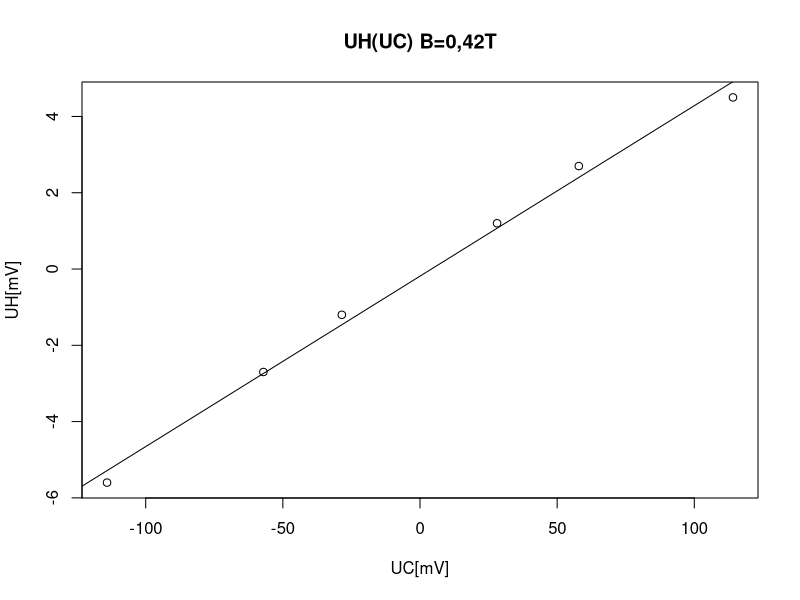
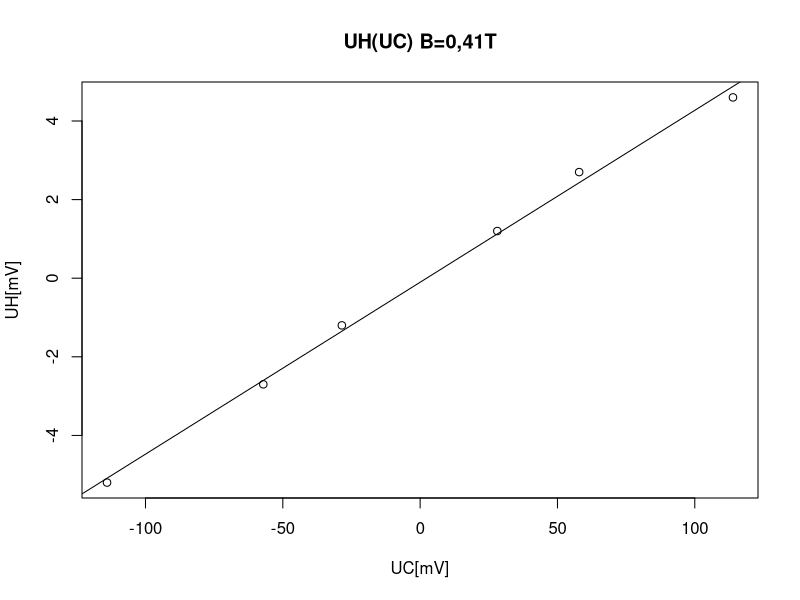
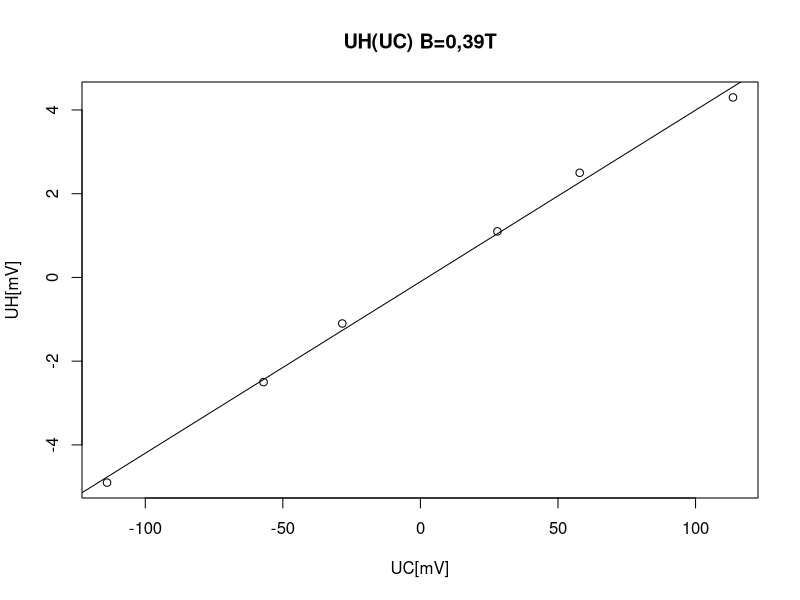
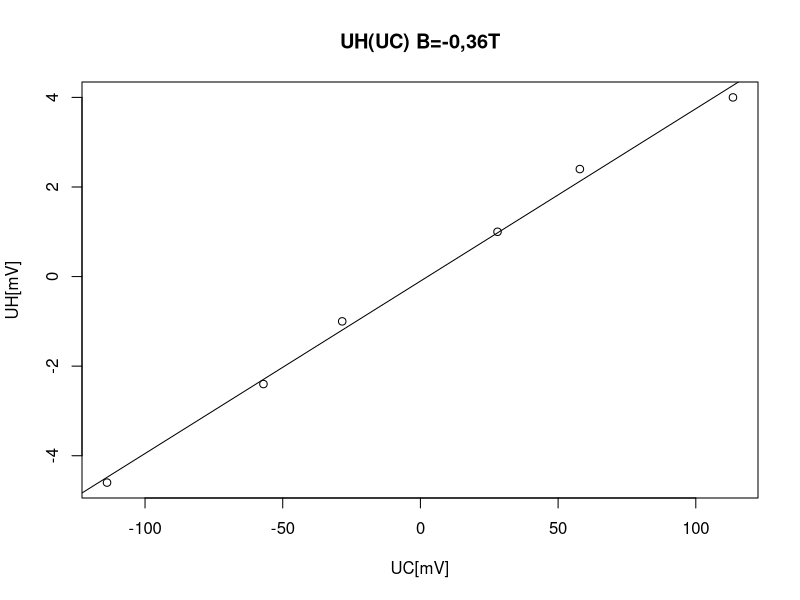
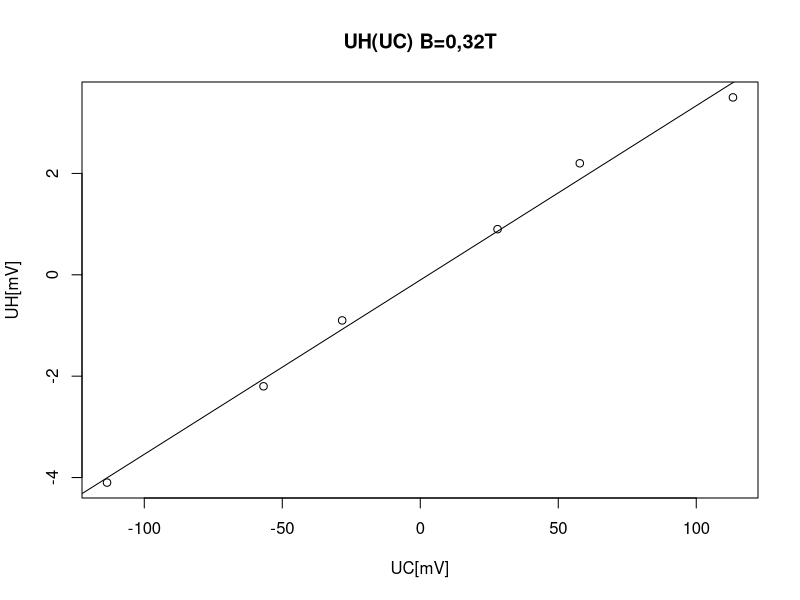
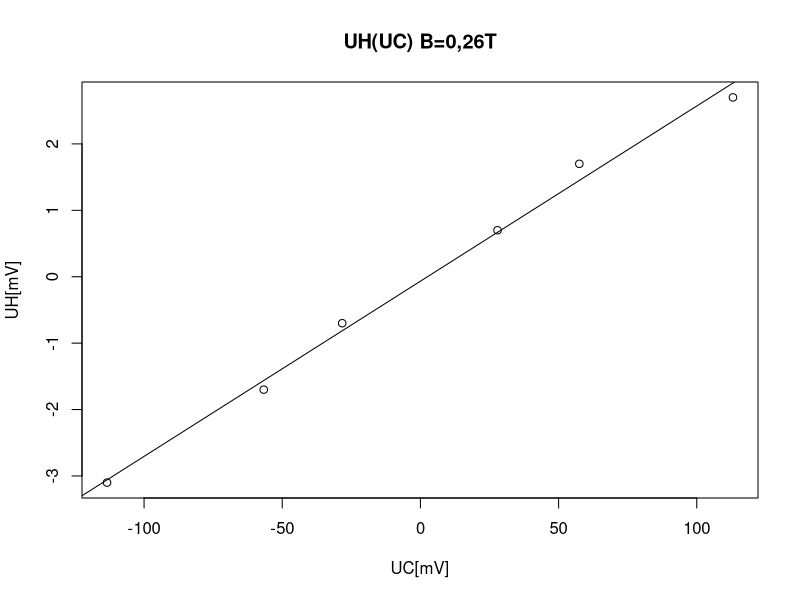
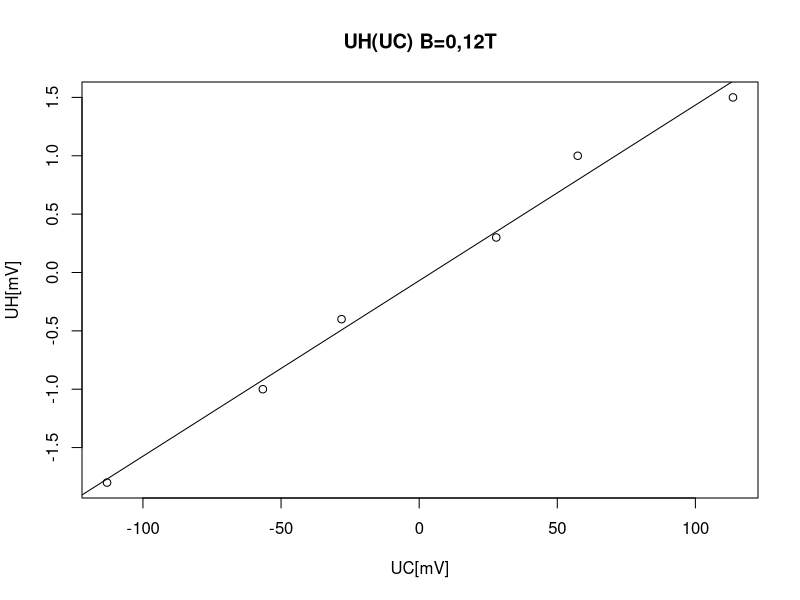
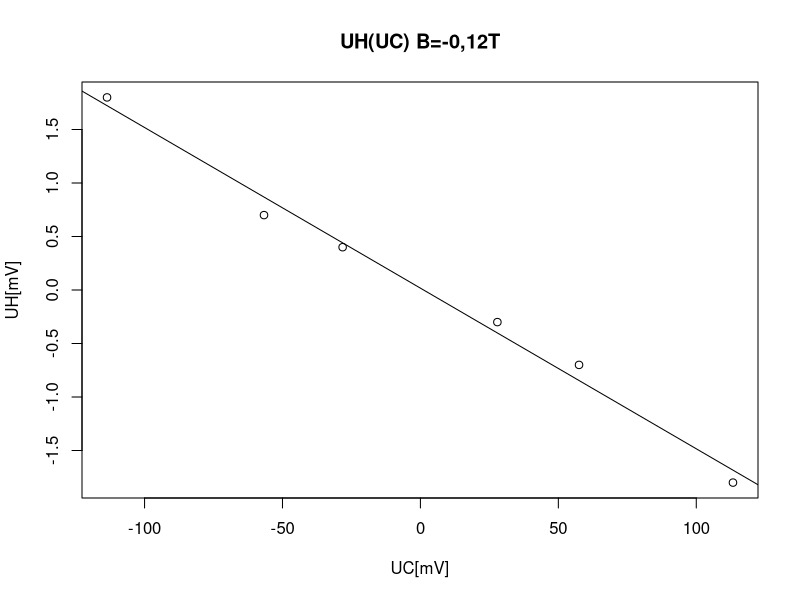

These charts were generated, in order, by the following R code:
dane <- read.csv2("data.csv",dec=",")
sep <- by(dane,dane$I,print)

png("T35-uh-uc.png")
z <- as.data.frame(sep$`3.5`)
plot(z$UH ~ z$UC,xlab="UC[mV]",ylab="UH[mV]",main="UH(UC) B=0,42T")
l <- lm(z$UH ~ z$UC)
abline(l)
summary(l)
dev.off()

png("T30-uh-uc.png")
z <- as.data.frame(sep$`3`)
plot(z$UH ~ z$UC,xlab="UC[mV]",ylab="UH[mV]",main="UH(UC) B=0,41T")
l <- lm(z$UH ~ z$UC)
abline(l)
summary(l)
dev.off()

png("T25-uh-uc.png")
z <- as.data.frame(sep$`2.5`)
plot(z$UH ~ z$UC,xlab="UC[mV]",ylab="UH[mV]",main="UH(UC) B=0,39T")
l <- lm(z$UH ~ z$UC)
abline(l)
summary(l)
dev.off()

png("T20-uh-uc.png")
z <- as.data.frame(sep$`2`)
plot(z$UH ~ z$UC,xlab="UC[mV]",ylab="UH[mV]",main="UH(UC) B=-0,36T")
l <- lm(z$UH ~ z$UC)
abline(l)
summary(l)
dev.off()

png("T15-uh-uc.png")
z <- as.data.frame(sep$`1.5`)
plot(z$UH ~ z$UC,,xlab="UC[mV]",ylab="UH[mV]",main="UH(UC) B=0,32T")
l <- lm(z$UH ~ z$UC)
abline(l)
summary(l)
dev.off()

png("T10-uh-uc.png")
z <- as.data.frame(sep$`1`)
plot(z$UH ~ z$UC,xlab="UC[mV]",ylab="UH[mV]",main="UH(UC) B=0,26T")
l <- lm(z$UH ~ z$UC)
abline(l)
summary(l)
dev.off()

png("T5-uh-uc.png")
z <- as.data.frame(sep$`0.5`)
plot(z$UH ~ z$UC,xlab="UC[mV]",ylab="UH[mV]",main="UH(UC) B=0,12T")
l <- lm(z$UH ~ z$UC)
abline(l)
summary(l)
dev.off()

png("T-05-uh-uc.png")
z <- as.data.frame(sep$`-0.5`)
plot(z$UH ~ z$UC,xlab="UC[mV]",ylab="UH[mV]",main="UH(UC) B=-0,12T")
l <- lm(z$UH ~ z$UC)
abline(l)
summary(l)
dev.off()

png("T-10-uh-uc.png")
z <- as.data.frame(sep$`-1`)
plot(z$UH ~ z$UC,xlab="UC[mV]",ylab="UH[mV]",main="UH(UC) B=-0,26T")
l <- lm(z$UH ~ z$UC)
abline(l)
summary(l)
dev.off()

png("T-15-uh-uc.png")
z <- as.data.frame(sep$`-1.5`)
plot(z$UH ~ z$UC,xlab="UC[mV]",ylab="UH[mV]",main="UH(UC) B=-0,32T")
l <- lm(z$UH ~ z$UC)
abline(l)
summary(l)
dev.off()

png("T-20-uh-uc.png")
z <- as.data.frame(sep$`-2`)
plot(z$UH ~ z$UC,xlab="UC[mV]",ylab="UH[mV]",main="UH(UC) B=-0,36T")
l <- lm(z$UH ~ z$UC)
abline(l)
summary(l)
dev.off()

png("T-25-uh-uc.png")
z <- as.data.frame(sep$`-2.5`)
plot(z$UH ~ z$UC,xlab="UC[mV]",ylab="UH[mV]",main="UH(UC) B=-0,39T")
l <- lm(z$UH ~ z$UC)
abline(l)
summary(l)
dev.off()

png("T-30-uh-uc.png")
z <- as.data.frame(sep$`-3`)
plot(z$UH ~ z$UC,xlab="UC[mV]",ylab="UH[mV]",main="UH(UC) B=-0,41T")
l <- lm(z$UH ~ z$UC)
abline(l)
summary(l)
dev.off()

png("T-35-uh-uc.png")
z <- as.data.frame(sep$`-3.5`)
plot(z$UH ~ z$UC,xlab="UC[mV]",ylab="UH[mV]",main="UH(UC) B=-0,42T")
l <- lm(z$UH ~ z$UC)
abline(l)
summary(l)
dev.off()